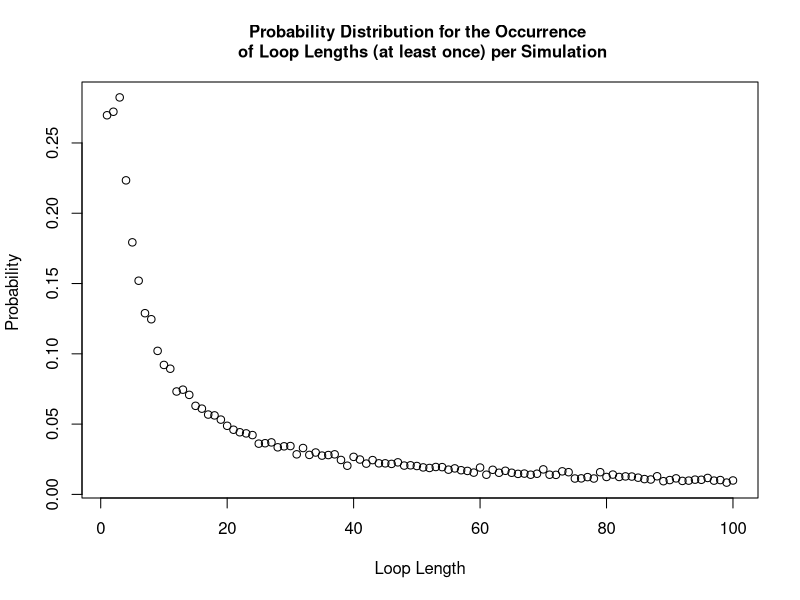

This chart was generated by the following R code:
#### Team Members:
# Fatima Kasenally (S2443602); Wenqi Ni (s1792412); Cameron Allan (S1748084)

#### address of github repo:
#https://github.com/niwq15/SP-Group-7-A2


#### Contributions

# Functions we each made versions of:
# Cameron - Strategy1, Strategy2, Strategy3, Pone, Pall, dloop
# Wenqi - Strategy1, Strategy2, Strategy3, Pone, Pall, dloop 
# Fatima - Strategy2, Pone, Pall, dloop 

# each of us should add more here. we can say what we have done, involving different versions of functions above

# Cameron wrote the used strategy 3 function and added an if statement to speed
# up the Pall function. Some attempts were made to use arrays to write more
# efficient strategy functions but these were slower. Other versions of Pone and
# Pall were also made but the final versions used were faster. The dloop
# function written was not used as other members' dloops were better.

# Wenqi created the final versions of the functions Strategy 1, Strategy 2, Pone, 
# and the probability of no loop longer than 50 in a random reshuffling of cards to boxes
# 


# Other Tasks: (correct your own)
# Cameron - the readme file in the repository
# Wenqi - Q3 - Q6 stuff 
# Fatima - Q3 - Q6 stuff 




#### Overview 
# This file holds the self-contained code to use stochastic simulation to study a generalised version of the famous '100 Prisoners Problem' 
# The problem is defined as follows: 
# Consider a prison containing 2n prisoners, each with a unique identification number ranging from 1 to 2n. 
# The prison has a room with 2n boxes, each uniquely numbered from 1 to 2n and each containing a single card. 
# These cards are each labelled with a unique number between 1 and 2n. 
# Each prisoner is allowed to open n boxes to find the card with their number.
# If all 2n prisoners successfully find their cards then they all go free. 
# After their turn,the prisoners are not allowed to communicate any new information from the boxes 
# to prisoners who have yet to take their turn.
# The room is returned to its original state after each prisoner’s go. 

# Firstly, we will show 3 strategies for the prisoners, then create a 'Pone' function to estimate 
# the probability of a single prisoner successfully finding their number, then use a 'Pall' function to 
# calculate the probability of all the prisoners finding their numbers. 
# Based on the results of the individual and joint success probabilities using different strategies, 
# we will give some comments about which strategy has the highest success probabilities for 
# both individuals and the collective. 

## Each function expressing the different strategies for opening boxes to find cards will require the same 
## input parameters : n,k,cards_num. Where n parameterises the 2n number of boxes, prisoner and cards in our problem.
## k is the prisoner's number and cards_num represents the random orders of cards placed in boxes.
## Uniform input parameters allows the implemented strategy to be a variable in each simulation as each strategy 
## function is interchangeable. This is required by functions 'Pone' and 'Pall'.


## Strategy 1:
## Each prisoner with their number 'k' starts at the k-th box which contains card b
## If k is not equal to b, then the prisoner goes to box b and opens it
## The process will be repeated until they have either found the card k or opened n boxes without finding it

## Prisoner 'k' uses Strategy 1 to find their number amongst '2n' boxes 'cards_num'
## where 'cards_num' is the card numbers indexed by the box numbers.
Strategy1 <- function(n,k,cards_num) {
  #create an empty vector to store card numbers as they are read
  cards_picked <- rep(0, n) # the prisoner can read at most n cards
  cards_picked[1] <- cards_num[k] # start at the box with his number (k) on it 
  #for each of the remaining steps, first check if he has found his card number
  #if so, he will stop; if not, he will continue to read cards
  for (b in 2:n) {
    if (cards_picked[b-1] == k) {#if the prisoner k has found his number
      return(TRUE) #yes the prisoner has successfully found his card
      break # stop here and the prisoner will not open other boxes
    } else {#otherwise prisoner will open another box with the number of the last card
      cards_picked[b] <- cards_num[cards_picked[b-1]]
    }
  }
  #check whether he finds his number in the final step
  if (cards_picked[n] != k) { #if the final number is not his number
    return(FALSE) #prisoner has failed to find his card
  } else {#if the final number is equal to his number
    return(TRUE) #prisoner has successfully found his card
  }
}



## Strategy 2:
## This strategy follows an identical procedure to strategy 1, except that the starting box is randomly selected
## The prisoner uses the card number in each box to pick his next box to open.
## The prisoner can open at most n boxes in order to find the card with their number on it.

## Prisoner 'k' uses Strategy 2 to find their number amongst '2n' boxes 'cards_num'
Strategy2 <- function(n,k,cards_num) {
  #create an empty vector to store card numbers that have been read
  cards_picked <- rep(0, n) # the prisoner can read at most n cards
  cards_picked[1] <- sample(cards_num,1)# start at a randomly selected box 
  #for each of the remaining steps, firstly check whether he has found him number card
  #if so, he will stop; if not, he will continue to read cards
  for (b in 2:n) {
    if (cards_picked[b-1] == k) {#if the prisoner k has found his number
      return(TRUE)
      break #stop here and the prisoner will not open other boxes
    } else {#otherwise prisoner will open the box with number k
      cards_picked[b] <- cards_num[cards_picked[b-1]]
    }
  }
  #check whether he finds his number in the final step
  if (cards_picked[n] != k) { #if the final number is not his number
    return(FALSE)
  } else {#if the final number is equal to his number
    return(TRUE)
  }
} #The function returns TRUE/FALSE expressing that the prisoner has FOUND/FAILED TO FIND his card 

## In Strategy 1 and Strategy 2, we use the idea that once prisoners find their numbers, they will stop
## We use 'break' to save on running time
## In Strategy 3, we show another idea of selecting n card numbers and then checking whether k is inside

## Strategy 3:
## In this strategy the prisoner opens n boxes at random, without replacement
## The prisoner will open n different boxes. The function outputs a TRUE/FALSE
## for use in the Pone and Pall functions in future.

## Prisoner 'k' uses Strategy 3 to find their number amongst '2n' boxes 'cards_num'
Strategy3 <- function(n,k,cards_num){ 
  cards_picked <- sample(cards_num,n,replace=FALSE) # Randomly select n boxes from cards_num to open
  any(k == cards_picked) # check whether the prisoner's number appears in the selected card_num
} # End function



## 'Pone' is a function which estimates the probability of a prisoner, k, successfully finding their card number (k)
## within the n tries amongst 2n boxes (cards_num) in nreps simulated trials, using any one of the available strategies encoded above

Pone <- function(n,k,strategy,nreps) {
  # create an empty vector to store the outcome of each simulation as 1/0 = Success/ Failure to find his card
  success <- rep(0, nreps)
  for (i in 1:nreps) {
    # simulate the random order of card numbers
    cards_num <- sample(1:(2*n), 2*n, replace=FALSE)
    success[i] <- strategy(n,k,cards_num)
  }
  # return the frequentist probability of success as: 
  # total number of simulated successes / total number of simulations
  return(sum(success)/nreps)
}

## 'Pall' is a function to find the probability of all the 2n prisoners finding their cards in a single simulation
## and thus being able to escape. All prisoners must use the same strategy and the probability 
## is calculated by analysing the results from nreps simulated trials 

Pall <- function(n,strategy,nreps) {
  #create a vector to record the result of each simulation with default values of 1s
  num_success <- rep(1,nreps)
  for (i in 1:nreps) {#for each simulation
    #generate a random order of card numbers
    cards_num <- sample(1:(2*n), 2*n, replace=FALSE)
    #use the strategies to calculate whether each prisoner can find their correct number within n times
    for (k in 1:(2*n)) {
      result <- strategy(n,k,cards_num) # save the result of strategy for the k-th prisoner
      num_success[i] <- num_success[i] * result # if result is 1 keep 1 in the vector. If 0 change to 0.
      if (result == 0){ # stop if any prisoner does not escape, this cuts down simulation run-time
        break
      }
    }
  }
  # return the frequentist probability as: total number of simulated successes / total number of simulated trials
  return(sum(num_success)/nreps)
}

### Sample Results ###

### individual prisoner probabilities: 
### Pone takes args: n,k,strategy,nreps

Pone(5,5,Strategy1,10000)
Pone(50,50,Strategy1,10000)
# one prisoner & strategy 1: prob success ~ 50%  (for all n)

Pone(5,5,Strategy2,10000)
Pone(50,50,Strategy2,10000)
# one prisoner & strategy 2: prob success ~40%  (n=5) ~37%  (n>50)

Pone(5,5,Strategy3,10000)
Pone(50,50,Strategy3,10000)
# one prisoner & strategy 3: prob success ~50%  (for all n)

### joint probabilities for all prisoners as a collective:  
### Pall takes args: n,strategy,nreps


Pall(5,Strategy1,10000)
Pall(50,Strategy1,10000)
#10 prisoners & strategy 1: prob success ~35% (n=5)
#100 prisoners & strategy 1: prob success ~31% (n=50)

Pall(5,Strategy2,10000)
Pall(50,Strategy2,10000)
#10 prisoners & strategy 2: prob success ~0.01%  (n=5)
#100 prisoners & strategy 2: prob success ~0% (smaller than precision)  (n=50)

Pall(5,Strategy3,10000)
Pall(50,Strategy3,10000)
#10 prisoners & strategy 3: prob success ~0.1%  (n=5)
#100 prisoners & strategy 3: prob success ~0% (smaller than precision) (n=50)


## Remarks

## Strategy 1 and Strategy 3 have similar individual success probabilities of 50%. 
## Strategy 1 has much higher joint success probability of above 30%, while Strategy 3 only has 0%.
## It demonstrates that there is something intelligent in Strategy 1's design.
## Strategy 2 has a lower marginal probability for success than the others, and a joint probability close to 0. 

## More explanations
## For Strategy 1, consider the distribution of maximum loop lengths amongst the boxes and cards. The cycle of box and card numbers 
## must eventually return the prisoner to open a box with his card number inside if he is allowed to open as many boxes as he wants, 
## as the numbers used are part of a finite sequence. Thus, the high joint success probability can be calculated as the cumulative 
## probability of the maximum loop length being less than n, which we have determined to be approximately 31%

## For Strategy 2, the marginal probability is lower than 50% because the conditions for the prisoner's success are 1.the prisoner 
## select the correct loop with his card in it at random; 2.the loop he picks must also be shorter than n. 
## Our results show that the probability is about 37-40% (varies with n). The joint probability tends to 0 for the similar reason as strategy 3.

## For Strategy 3, the probability of finding their card every time they open a box is 1/2n and if he opens n boxes at random the 
## probability of finding his card is n/2n (=50%). For 2n prisoners all finding their cards in a simulation we multiply the independent 
## marginal probabilities to produce a joint probability of (0.5)^(2n), which tends to 0 as n increases. 



## dloop is a function which returns the probability distribution for the loop lengths occurring in a simulation 
## It takes the parameters n (to create 2n boxes) and nreps (to analyse the results of nreps simulations).
## The dloop function will return a 2n-vector, 'prob_vec_y', and prob_vec_y[i] shows the probability of loop length of i 
## occurring at least once in a random shuffling of cards to boxes.

dloop <- function(n, nreps) {
  each_loop_lengths <- c() #list to store the loop lengths generated by all simulations
  
  for (i in 1:nreps){ 
    #simulate a new set of boxes for each simulation
    cards_num <- sample(1 : (2*n), 2*n , replace=FALSE) 
    #store a list of closed boxes in each simulation
    unopened_boxes <- 1:(2*n)
    
    #store the unique loop lengths generated from each simulation 
    new_loop_lengths <- c()
    
    #scan for loops, (while more than 2 boxes are still closed, indexing breaks down for smaller loops)
    while (length(unopened_boxes) > 2 ){
      #pick the smallest number unopened box and store the value of the card inside 
      cards_picked <- cards_num[unopened_boxes[1]]
      
      #pick your next box according to your last card and scan each closed loop
      for (b in 2:length(unopened_boxes)){ #max loop length is the number of closed boxes
        #store the number of the latest card
        cards_picked <- c(cards_picked, cards_num[cards_picked[b-1]])
      }#end for 
      
      
      #scanning the last 2 boxes
      if (length(unopened_boxes) == 2 && cards_num[unopened_boxes[1]] == unopened_boxes[2]) {
        #we have found a 2 item long loop 
        new_loop_lengths <- c(new_loop_lengths, 2) 
      } else if ((length(unopened_boxes) == 2) && (cards_num[unopened_boxes[1]] == unopened_boxes[1])) {
        #we have found one or more loops with length 1
        new_loop_lengths <- c(new_loop_lengths, 1) 
      }
      
      #add your new loop length to your list 
      new_loop_lengths <- c(new_loop_lengths, length(unique(cards_picked))) 
      
      #remove the boxes opened 
      unopened_boxes <- setdiff(unopened_boxes,unique(cards_picked))
    } #end while 
    
    #store the uniquely occuring loop lengths from each simulation in a global simulation list 
    each_loop_lengths <- c(each_loop_lengths, unique(new_loop_lengths))
    
    
  } #end for 
  prob_vec_y <- tabulate(each_loop_lengths)/nreps #probability vector for the occurrence of each type of loop length 
  #function outputs the probability distribution 
  return(prob_vec_y)
  
}#end function




#testing the distribution for n=50
n = 50 
#variable storing our probability distribution using function dloop
prob_vec <- dloop(n, 10000)

##plotting the probability distribution
#create an x axis 
x_axis <- 1:length(prob_vec)
plot(x_axis, prob_vec, xlab = "Loop Length", ylab = "Probability ", main = "Probability Distribution for the Occurrence \n of Loop Lengths (at least once) per Simulation", cex.main = 1)

#output the probability distribution vector: 
cat("your probability vector for producing at least one loop of length i: \n", prob_vec, "\n")

## Note that 'no loop length longer than 50' indicates that the max loop length is 50. 
## P(no loop longer than 50) = 1 - P(there exist loop lengths larger than 50)
## Since the total loop lengths must sum to 2n, the loops of length greater than n can only occur once.
## It implies that P(loop length >n occurs at least once ) = P(loop length >n occurs exactly once ).
## Thus, P(there exist loop lengths larger than 50) is equal to the sum of P(there exists loop length i) where i ranges from 51 to 100. 

cat( "Probability of Strategy 1 succeeding: \n", 1 - sum(prob_vec[(n+1):(2*n)]), "\n this is also the probability of the maximum loop length being no more than n")
